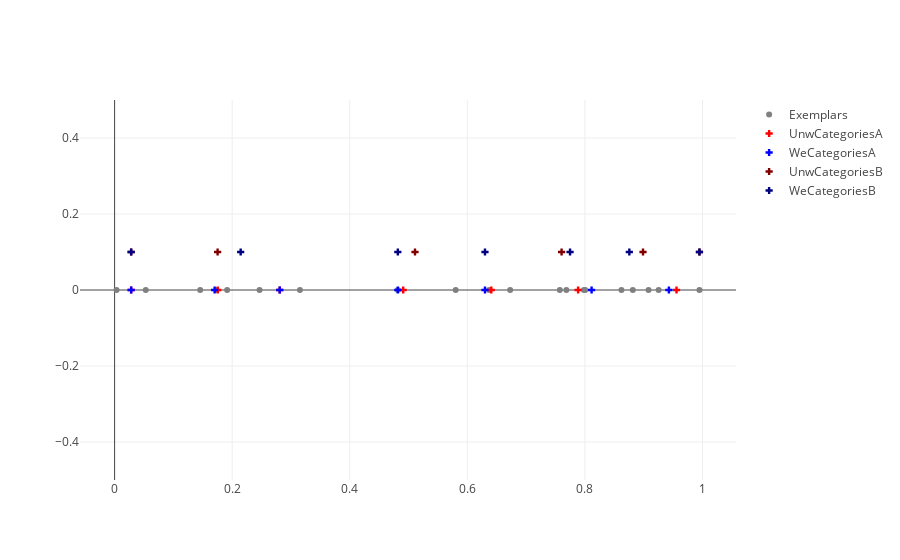

Notebook cell for this chart:
### Markdown cell above
## Random instances 2

Here, we generate random input instances for both problems to compare both. Each time you run the code cell below you generate $N$ raw inputs. The order of that sequence of inputs is randomized to generate two inputs where only the order is different. This is just an example use care to see if there is a qualitative difference between the two theories w.r.t. sensitivity to order effects.

### Code cell
val numberOfPhonemes = 20
val phonemeInputsA = List.tabulate(numberOfPhonemes)(_ => Random.nextDouble)
val phonemeInputsB = Random.shuffle(phonemeInputsA)
val threshold = 0.1
val initialCategorization = Set(0.5) // or Set() or Set(0.25, 0.75) ...
val emptyExemplars = initialCategorization.map(_ -> List()).toMap

val outputUnwA: CategoriesAndExemplars = multiPhonemeCategorizationUnw(
    phonemeInputsA,
    threshold,
    initialCategorization,
    exemplars = emptyExemplars
)
val outputUnwB: CategoriesAndExemplars = multiPhonemeCategorizationUnw(
    phonemeInputsB,
    threshold,
    initialCategorization,
    exemplars = emptyExemplars
)
val outputWeA: CategoriesAndExemplars = multiPhonemeCategorizationWe(
    phonemeInputsA,
    threshold,
    initialCategorization,
    exemplars = emptyExemplars
)
val outputWeB: CategoriesAndExemplars = multiPhonemeCategorizationWe(
    phonemeInputsB,
    threshold,
    initialCategorization,
    exemplars = emptyExemplars
)

// The code below plots the data in a simple figure.
val data = Seq(
    Scatter(
        phonemeInputsA,
        phonemeInputsA.map(_ => 0), // hack to plot on a 1D line
        mode = ScatterMode(ScatterMode.Markers),
        marker = Marker().withColor(Color.StringColor("grey"))
    ).withName("Exemplars"),
    Scatter(
        outputUnwA.categories.toList,
        outputUnwA.categories.toList.map(_ => 0), // hack to plot on a 1D line
        mode = ScatterMode(ScatterMode.Markers),
        marker = Marker(symbol = Symbol.Cross()).withColor(Color.StringColor("red"))
    ).withName("UnwCategoriesA"),
    Scatter(
        outputWeA.categories.toList,
        outputWeA.categories.toList.map(_ => 0), // hack to plot on a second 1D line
        mode = ScatterMode(ScatterMode.Markers),
        marker = Marker(symbol = Symbol.Cross()).withColor(Color.StringColor("blue"))
    ).withName("WeCategoriesA"),
    Scatter(
        outputUnwB.categories.toList,
        outputUnwB.categories.toList.map(_ => 0.1), // hack to plot on a 1D line
        mode = ScatterMode(ScatterMode.Markers),
        marker = Marker(symbol = Symbol.Cross()).withColor(Color.RGB(128,0,0))
    ).withName("UnwCategoriesB"),
    Scatter(
        outputWeB.categories.toList,
        outputWeB.categories.toList.map(_ => 0.1), // hack to plot on a second 1D line
        mode = ScatterMode(ScatterMode.Markers),
        marker = Marker(symbol = Symbol.Cross()).withColor(Color.RGB(0,0,128))
    ).withName("WeCategoriesB")
)

plot(data, Layout().withYaxis(Axis().withRange(Range.Doubles(-0.5,0.5))))

### Figure 1 — Plotly figure (JSON) as saved in the notebook; plotly's stock layout.template omitted (floating-point values rounded to 4 significant figures)
{"data": [{"marker": {"color": "grey"}, "mode": "markers", "name": "Exemplars", "type": "scatter", "x": [0.637, 0.8621, 0.8005, 0.7685, 0.5802, 0.8815, 0.7983, 0.9254, 0.4818, 0.05302, 0.6728, 0.9082, 0.1735, 0.9948, 0.003314, 0.1456, 0.3152, 0.7573, 0.2466, 0.1914], "y": [0, 0, 0, 0, 0, 0, 0, 0, 0, 0, 0, 0, 0, 0, 0, 0, 0, 0, 0, 0]}, {"marker": {"color": "red", "symbol": "cross"}, "mode": "markers", "name": "UnwCategoriesA", "type": "scatter", "x": [0.1755, 0.6407, 0.2809, 0.9558, 0.02817, 0.4909, 0.7884], "y": [0, 0, 0, 0, 0, 0, 0]}, {"marker": {"color": "blue", "symbol": "cross"}, "mode": "markers", "name": "WeCategoriesA", "type": "scatter", "x": [0.2809, 0.9428, 0.8113, 0.02817, 0.63, 0.1702, 0.4818], "y": [0, 0, 0, 0, 0, 0, 0]}, {"marker": {"color": "rgb(128, 0, 0)", "symbol": "cross"}, "mode": "markers", "name": "UnwCategoriesB", "type": "scatter", "x": [0.8988, 0.9948, 0.7603, 0.02817, 0.1752, 0.5109], "y": [0.1, 0.1, 0.1, 0.1, 0.1, 0.1]}, {"marker": {"color": "rgb(0, 0, 128)", "symbol": "cross"}, "mode": "markers", "name": "WeCategoriesB", "type": "scatter", "x": [0.9948, 0.8755, 0.7747, 0.4818, 0.2145, 0.02817, 0.63], "y": [0.1, 0.1, 0.1, 0.1, 0.1, 0.1, 0.1]}], "layout": {"autosize": true, "xaxis": {"autorange": true, "range": [-0.05994, 1.058], "type": "linear"}, "yaxis": {"range": [-0.5, 0.5], "type": "linear"}}}
